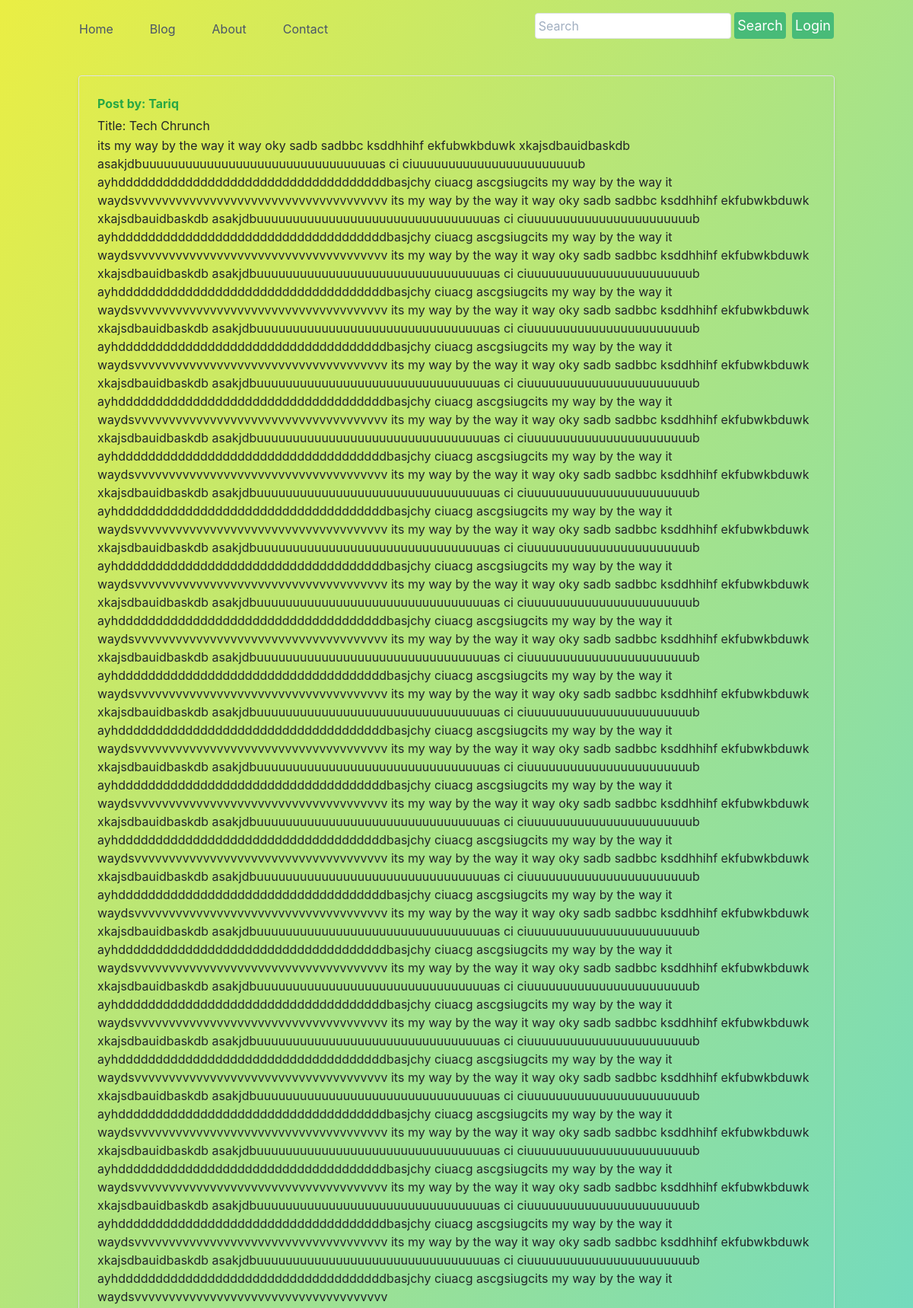
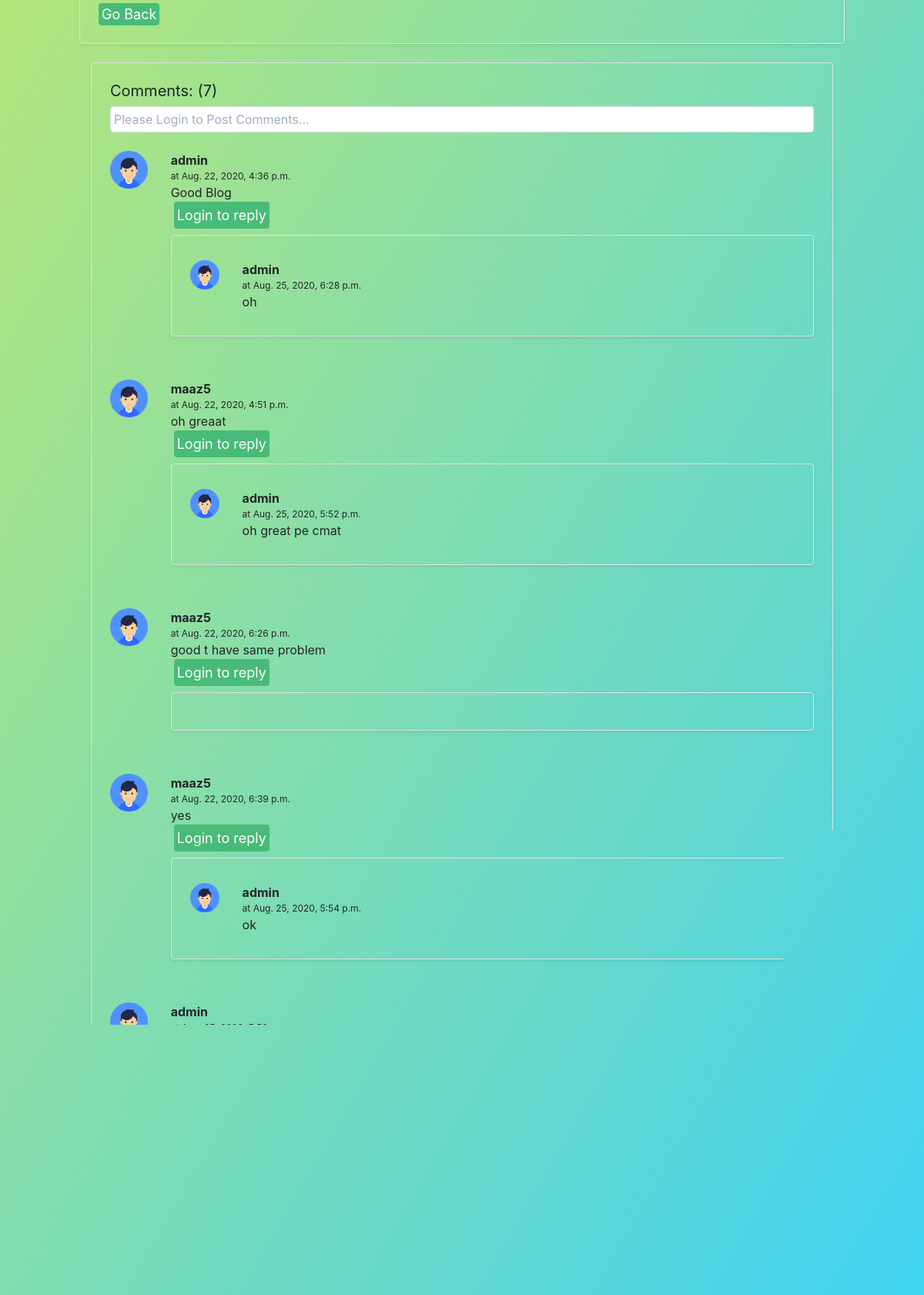
Page /blog/techpost (upper part) on the committed database (2 pictures, top to bottom).
### blog/models.py (models this page shows, shortened)
class Post(models.Model):
    sno = models.AutoField(primary_key=True)
    title = models.CharField(max_length=100)
    author = models.CharField(max_length=13)
    content = models.TextField()
    slug = models.CharField(max_length=100)
    timestamp = models.DateTimeField(default=now)

class BlogComment(models.Model):
    sno = models.AutoField(primary_key=True)
    comment = models.TextField()
    user = models.ForeignKey(User, on_delete = models.CASCADE)
    post = models.ForeignKey(Post, on_delete = models.CASCADE)
    parent = models.ForeignKey('self', on_delete=models.CASCADE, null=True)
    timestamp = models.DateTimeField(default=now)
    def __str__(self):
        return self.comment[0:10] + " " + "by " + self.user.username

### blog/views.py (the view)
# urls.py: path('<str:slug>',views.blogPost,name='blogPost'),
def blogPost(request, slug):
    post = Post.objects.filter(slug=slug).first()
    comment = BlogComment.objects.filter(post=post,parent=None)
    replies = BlogComment.objects.filter(post=post).exclude(parent=None)
    repDict={}
    for reply in replies:
        if reply.parent.sno not in repDict.keys():
            repDict[reply.parent.sno] = [reply]
        else:
            repDict[reply.parent.sno].append(reply)
    print(repDict)
    context = {
        'post': post,
        'comments': comment,
        'repDict': repDict,
    }
    return(render(request,'blog/blogPost.html', context))

### blog/templatetags/extras.py (called while the page is built)
@register.filter(name='get_val')
def get_val(dict,key):
    return dict.get(key)

### templates/blog/blogPost.html (shortened to what this page needs)
{% extends 'base.html' %}
{% load extras %}
{% block body %}
<div class="container my-4 ">
    <div class="row no-gutters border rounded overflow-hidden flex-md-row mb-4 shadow-sm h-md-250 position-relative">
        <div class="col p-4 d-flex flex-column position-static">
            <strong class="d-inline-block mb-2 text-success">Post by: {{post.author}} </strong>
            <h3 class="mb-0">Title: {{ post.title }}</h3>
            <p class="mb-2"> {{post.content}} </p>
            <div>
                <a href="/blog" role="button" style="text-decoration: none;"
                    class="text-white bg-green-500 border-0 px-1 py-1 mb-2 mr-2  focus:outline-none hover:bg-green-600 rounded text-lg">Go
                    Back</a>
            </div>
        </div>
    </div>
    <div class="container my-4 ">
        <div
            class="row no-gutters border rounded overflow-hidden flex-md-row mb-4 shadow-sm h-md-250 position-relative">
            <div class="col p-4 d-flex flex-column position-static">
                <h1 class="text-xl">Comments: ({{comments.count}}) </h1>
                {% if user.is_authenticated %}
                <form action="/blog/postComment" method="post">
                    {% csrf_token %}
                    <input
                        class="bg-white rounded border border-gray-400 focus:outline-none focus:border-green-500 text-base px-1 py-1 mt-2 mb-2"
                        type="text" name="comment" placeholder="Post Comment..." required>
                    <input type="hidden" name="postSno" value="{{post.sno}}">
                    <input type="hidden" name="parentSno" value="">
                    <button
                        class="text-white bg-green-500 border-0 px-1 py-1 ml-1 mb-2 mr-2  focus:outline-none hover:bg-green-600 rounded text-lg"
                        type="submit">Comment</button>
                </form>
                {% else %}
                <input
                    class="bg-white rounded border border-gray-400 focus:outline-none focus:border-green-500 text-base px-1 py-1 mt-2 mb-2"
                    type="text" name="comment" placeholder="Please Login to Post Comments...">
                {% endif %}
                {% for comment in comments %}
                <div class="row my-3">
                    {% load static %}
                    <div class="col-md-1"> <img src="{% static "img/user.png" %}" alt="user "> </div>
                    <div class="col-md-11">
                        <b> {{comment.user.username}} </b>
                        <div class="text-xs">at {{comment.timestamp}} </div>
                        <div>{{comment.comment}}</div>
                        {% if user.is_authenticated %}
                        <button
                            class="text-white bg-green-500 border-0 px-1 py-1 ml-1 mt-2 mb-2 mr-2  focus:outline-none hover:bg-green-600 rounded text-lg"
                            type="button" data-toggle="collapse" data-target="#replyBox{{comment.sno}}"
                            aria-expanded="false" aria-controls="replyBox{{comment.sno}}">
                            Reply
                        </button>
                        {% else %}
                        <button
                            class="text-white bg-green-500 border-0 px-1 py-1 ml-1 mb-2 mr-2  focus:outline-none hover:bg-green-600 rounded text-lg"
                            type="button" data-toggle="collapse" data-target="#replyBox{{comment.sno}}"
                            aria-expanded="false" aria-controls="replyBox{{comment.sno}}" disabled>
                            Login to reply
                        </button>
                        {% endif %}
                        <div
                            class="row no-gutters border rounded overflow-hidden flex-md-row mb-4 shadow-sm h-md-250 position-relative">
                            <div class="col p-4 d-flex flex-column position-static">
                                {% for reply in repDict|get_val:comment.sno %}
                                <div class="row my-2">
                                    <div class="col-md-1"> <img src="{% static "img/user.png" %}" alt="user "> </div>
                                    <div class="col-md-11">
                                        <b> {{reply.user.username}} </b> <div class="text-xs">at {{reply.timestamp}} </div>
                                        {{reply.comment}}
                                    </div>
                                    <br>
                                </div>
                                {% endfor %}
                            </div>
                        </div>
                    </div>
                </div>
                {% endfor %}
            </div>
        </div>
    </div>
</div>
{% endblock body %}

### templates/base.html (style rules this page uses)
body { background-image: linear-gradient(120deg, #eaee44, #33d0ff); background-attachment: fixed; }
.mb-2, .my-2 { margin-bottom: 0.5rem !important; }

### rows in the picture
Post: author "Tariq", title "Tech Chrunch", content "its my way by the way it way oky sadb sadbbc ksddhhihf ekfubwkbduwk xkajsdbauidbaskdb asakjdbuuuuuuuuuuuuuuuuuuuuuuuuuuuuuuuuas ci ciuuuuuuuuuuuuuuuuuuuuuuub ayhddddddddddddddddddddddddddddddddddddbasjchy ciuacg ascgsiugcits my way by the way it waydsvvvvvvvvvvvvvvvvvvvvvvvvvvvvvvvvvvvvv its my way by the way it way oky sadb sadbbc ksddhhihf ekfubwkbduwk xkajsdbauidbaskdb asakjdbuuuuuuuuuuuuuuuuuuuuuuuuuuuuuuuuas ci ciuuuuuuuuuuuuuuuuuuuuuuub ayhddddddddddddddddddddddddddddddddddddbasjchy ciuacg ascgsiugcits my way by the way it waydsvvvvvvvvvvvvvvvvvvvvvvvvvvvvvvvvvvvvv its my way by the way it way oky sadb sadbbc ksddhhihf ekfubwkbduwk xkajsdbauidbaskdb…"
BlogComment: user.username "admin", timestamp "Aug. 22, 2020, 4:36 p.m.", comment "Good Blog"
BlogComment: user.username "admin", timestamp "Aug. 25, 2020, 6:28 p.m.", comment "oh"
BlogComment: user.username "maaz5", timestamp "Aug. 22, 2020, 4:51 p.m.", comment "oh greaat"
BlogComment: user.username "admin", timestamp "Aug. 25, 2020, 5:52 p.m.", comment "oh great pe cmat"
BlogComment: user.username "maaz5", timestamp "Aug. 22, 2020, 6:26 p.m.", comment "good t have same problem"
BlogComment: user.username "maaz5", timestamp "Aug. 22, 2020, 6:39 p.m.", comment "yes"
BlogComment: user.username "admin", timestamp "Aug. 25, 2020, 5:54 p.m.", comment "ok"
BlogComment: user.username "admin", timestamp "Aug. 25, 2020, 5:53 p.m."

### other values in the picture
{{ comments.count }} "7"
